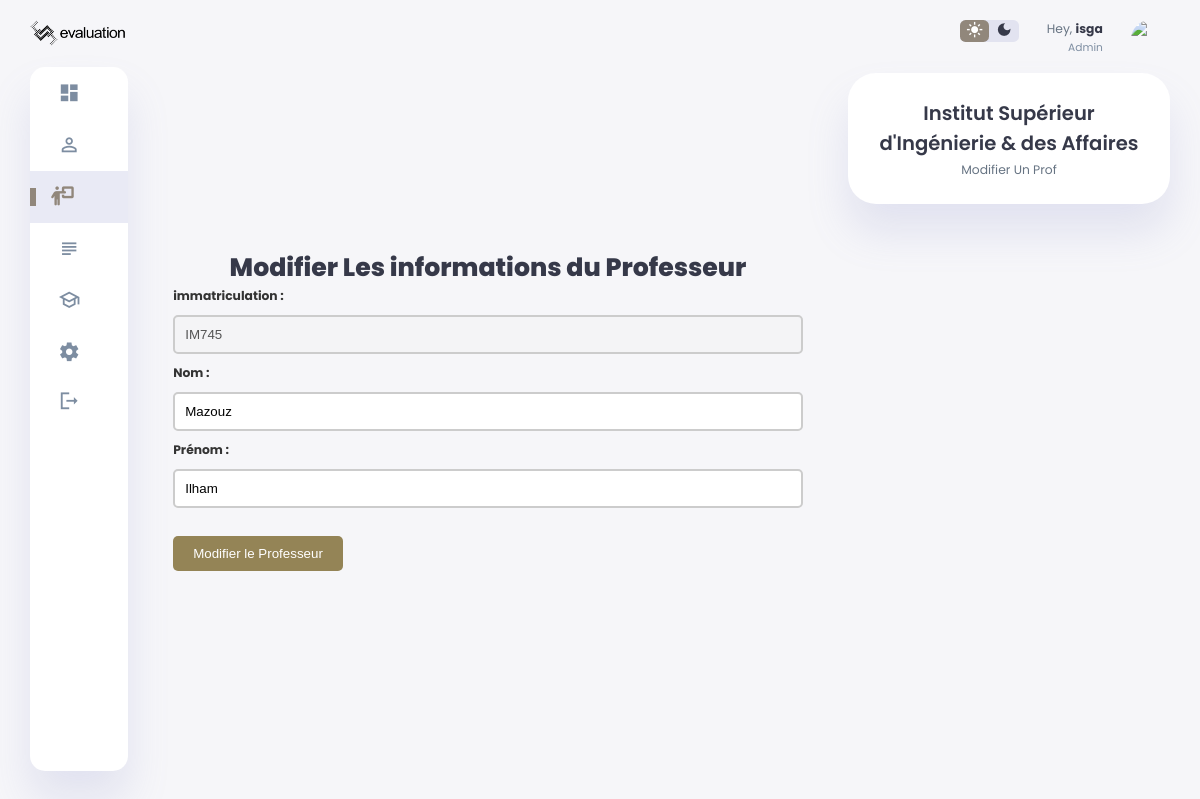
Page /edit_prof/1 (signed in) on the committed database.
### models/models.py (models this page shows)
class Profs(db.Model):
    id=db.Column(db.Integer,primary_key=True)
    fname=db.Column(db.String(200))
    lname=db.Column(db.String(200))
    immatriculation=db.Column(db.Integer,unique=True)
    schools=db.relationship('Schools',secondary=school_prof,back_populates='profs',passive_deletes=True)
    subjects=db.relationship('Subjects',secondary=subject_prof,back_populates='profs',passive_deletes=True)
    questionstrack=db.relationship('QuestionsTrack',back_populates='profs',passive_deletes=True)

class Schools(db.Model):
    id=db.Column(db.Integer,primary_key=True)
    name=db.Column(db.String(1000),unique=True)
    abbr=db.Column(db.String(1000))
    profs=db.relationship('Profs',secondary=school_prof,back_populates='schools',passive_deletes=True)
    classes=db.relationship('Classes',back_populates='schools')
    subjects=db.relationship('Subjects',back_populates='schools')
    user_id=db.Column(db.Integer,db.ForeignKey('users.id'),unique=True,nullable=False)
    user=db.relationship('Users',back_populates='schools',passive_deletes=True)

### routes/profs.py (the view)
@profs_bp.route("/edit_prof/<int:id>",methods=['POST','GET'])
def edit_prof(id):
        if 'school_username' and 'school_name' in session:
            school=Schools.query.join(Schools.user).filter(Users.username==session['school_username']).first()
            prof=Profs.query.get(id)
            if prof in school.profs:
                if request.method=="POST":
                        lname=request.form.get("nom").strip()
                        fname=request.form.get("prenom").strip()
                        prof.fname=fname
                        prof.lname=lname
                        db.session.commit()
                        flash("Prof updated successfully.", "success")
                        return redirect(url_for('profs.profs'))
                else:
                        return render_template("edit_prof.html",prof=prof)
            else:
                return render_template("error_page.html")
        else:
            return redirect(url_for("home.home"))

### templates/edit_prof.html (shortened to what this page needs)
<!DOCTYPE html>
<html lang="en">
<head>
    <link rel="stylesheet" href="{{url_for('static',filename='css/dashboard.css')}}">
    <link rel="stylesheet" href="{{url_for('static',filename='css/modal.css')}}">
</head>
<body>
    <div class="container">
         <aside>
            <div class="toggle">
                <img src="{{url_for('static',filename='images/logo.png')}}">
            </div>
            <div class="sidebar">
                <a href="{{url_for('dashboard.dashboard')}}" >
                    <span class="material-icons-sharp">dashboard</span>
                </a>
                <a href="{{url_for('students.students')}}">
                    <span class="material-icons-sharp">person_outline</span>
                </a>
                <a href="{{url_for('profs.profs')}}" class="active">
                    <i class="fa-sharp-duotone fa-solid fa-person-chalkboard" style="font-size: 19px;"></i>
                </a>
                <a href="{{url_for('subjects.subjects')}}">
                    <span class="material-symbols-outlined">subject</span>
                </a>
                <a href="{{url_for('classes.classes')}}">
                    <span class="material-symbols-outlined">school</span>
                </a>
                <a href="{{url_for('auth.settings')}}">
                    <span class="material-icons-sharp">settings</span>
                </a>
                <a href="{{url_for('auth.logout')}}">
                    <span class="material-icons-sharp">logout</span>
                </a>
            </div>
        </aside>
        <main style="padding: 20px; display: flex; flex-direction: column; align-items: center; justify-content: center;">
            <h1>Modifier Les informations du Professeur</h1>
            <form id="editStudentForm" action="{{url_for('profs.edit_prof',id=prof.id)}}" method="POST">
                <label for="edit_immatriculation">immatriculation :</label>
                <input type="text" id="edit_immatriculation" name="new_immatriculation" value="{{prof.immatriculation}}" disabled>
                <label for="edit_nom">Nom :</label>
                <input type="text" id="edit_nom" name="nom" value="{{prof.lname}}" required>
                <label for="edit_prenom">Prénom :</label>
                <input type="text" id="edit_prenom" name="prenom" value="{{prof.fname}}" required>
                <br><br>
                <button type="submit" class="btn-primary">Modifier le Professeur</button>
            </form>
        </main>
        <div class="right-section">
            <div class="nav">
                <div class="dark-mode">
                    <span class="material-icons-sharp active">light_mode</span>
                    <span class="material-icons-sharp">dark_mode</span>
                </div>
                <div class="profile">
                    <div class="info">
                        <p>Hey, <b>{{session['school_username']}}</b></p>
                        <small class="text-muted">Admin</small>
                    </div>
                    <div class="profile-photo">
                        <img src="https://media.geeksforgeeks.org/wp-content/uploads/20221210180014/profile-removebg-preview.png">
                    </div>
                </div>
            </div>
           <div class="user-profile">
                <div class="logo">
                    <h2>{{session['school_name']}}</h2>
                    <p>Modifier Un Prof</p>
                </div>
            </div>
        </div>
    </div>
</body>
</html>

### static/css/dashboard.css (style rules this page uses)
:root { --color-primary: rgb(145, 135, 123); --color-danger: #948456; --color-success: #948456; --color-warning: ; --color-white: #fff; --color-info-dark: #7d8da1; --color-dark: #363949; --color-light: rgba(132, 139, 200, 0.18); --color-dark-variant: #677483; --color-background: #f6f6f9; --card-border-radius: 2rem; --border-radius-1: 0.4rem; --border-radius-2: 1.2rem; --card-padding: 1.8rem; --padding-1: 1.2rem; --box-shadow: 0 2rem 3rem var(--color-light); }
* { margin: 0; padding: 0; outline: 0; appearance: 0; border: 0; text-decoration: none; box-sizing: border-box; }
html { font-size: 14px; }
body { width: 100vw; height: 100vh; font-family: 'Poppins', sans-serif; font-size: 0.88rem; user-select: none; overflow-x: hidden; color: var(--color-dark); background-color: var(--color-background); }
a { color: var(--color-dark); }
img { display: block; width: 100%; object-fit: cover; }
h1 { font-weight: 800; font-size: 1.8rem; }
h2 { font-weight: 600; font-size: 1.4rem; }
small { font-size: 0.76rem; }
p { color: var(--color-dark-variant); }
b { color: var(--color-dark); }
.text-muted { color: var(--color-info-dark); }
.container { display: grid; width: 96%; margin: 0 auto; gap: 1.8rem; grid-template-columns: 12rem auto 23rem; }
aside { height: 100vh; }
aside .toggle { display: flex; align-items: center; justify-content: space-between; margin-top: 1.4rem; }
aside .sidebar { display: flex; flex-direction: column; background-color: var(--color-white); box-shadow: var(--box-shadow); border-radius: 15px; height: 88vh; position: relative; top: 1.5rem; transition: all 0.3s ease; }
aside .sidebar a { display: flex; align-items: center; color: var(--color-info-dark); height: 3.7rem; gap: 1rem; position: relative; margin-left: 2rem; transition: all 0.3s ease; }
aside .sidebar a span { font-size: 1.6rem; transition: all 0.3s ease; }
aside .sidebar a:last-child { position: absolute; bottom: 2rem; width: 100%; }
aside .sidebar a.active { width: 100%; color: var(--color-primary); background-color: var(--color-light); margin-left: 0; }
aside .sidebar a.active::before { content: ''; width: 6px; height: 18px; background-color: var(--color-primary); }
main { margin-top: 1.4rem; }
.right-section { margin-top: 1.4rem; }
.right-section .nav { display: flex; justify-content: end; gap: 2rem; }
.right-section .dark-mode { background-color: var(--color-light); display: flex; justify-content: space-between; align-items: center; height: 1.6rem; width: 4.2rem; cursor: pointer; border-radius: var(--border-radius-1); }
.right-section .dark-mode span { font-size: 1.2rem; width: 50%; height: 100%; display: flex; align-items: center; justify-content: center; }
.right-section .dark-mode span.active { background-color: var(--color-primary); color: white; border-radius: var(--border-radius-1); }
.right-section .nav .profile { display: flex; gap: 2rem; text-align: right; }
.right-section .nav .profile .profile-photo { width: 2.8rem; height: 2.8rem; border-radius: 50%; overflow: hidden; }
.right-section .user-profile { display: flex; justify-content: center; text-align: center; margin-top: 1rem; background-color: var(--color-white); padding: var(--card-padding); border-radius: var(--card-border-radius); box-shadow: var(--box-shadow); cursor: pointer; transition: all 0.3s ease; }
.right-section .user-profile h2 { margin-bottom: 0.2rem; }
@media screen and (max-width: 1400px) { .container { width: 95%; grid-template-columns: 7rem auto 23rem; } }
@media screen and (max-width: 1400px) { aside .sidebar a { width: 5.6rem; } }
@media screen and (max-width: 1400px) { aside .sidebar a:last-child { position: relative; margin-top: 1.8rem; } }

### static/css/modal.css (style rules this page uses)
label { font-weight: bold; color: #333; }
input[type="text"], input[type="email"], input[type="number"], input[type="file"] { width: 100%; padding: 10px; margin: 10px 0; border: 2px solid #ccc; border-radius: 5px; }
.btn-primary { background-color: #948456; color: white; padding: 10px 20px; border: none; border-radius: 5px; cursor: pointer; }

### rows in the picture
Profs: new_immatriculation "IM745", nom "Mazouz", prenom "Ilham"
Schools: school_username "isga", school_name "Institut Supérieur d'Ingénierie & des Affaires"
